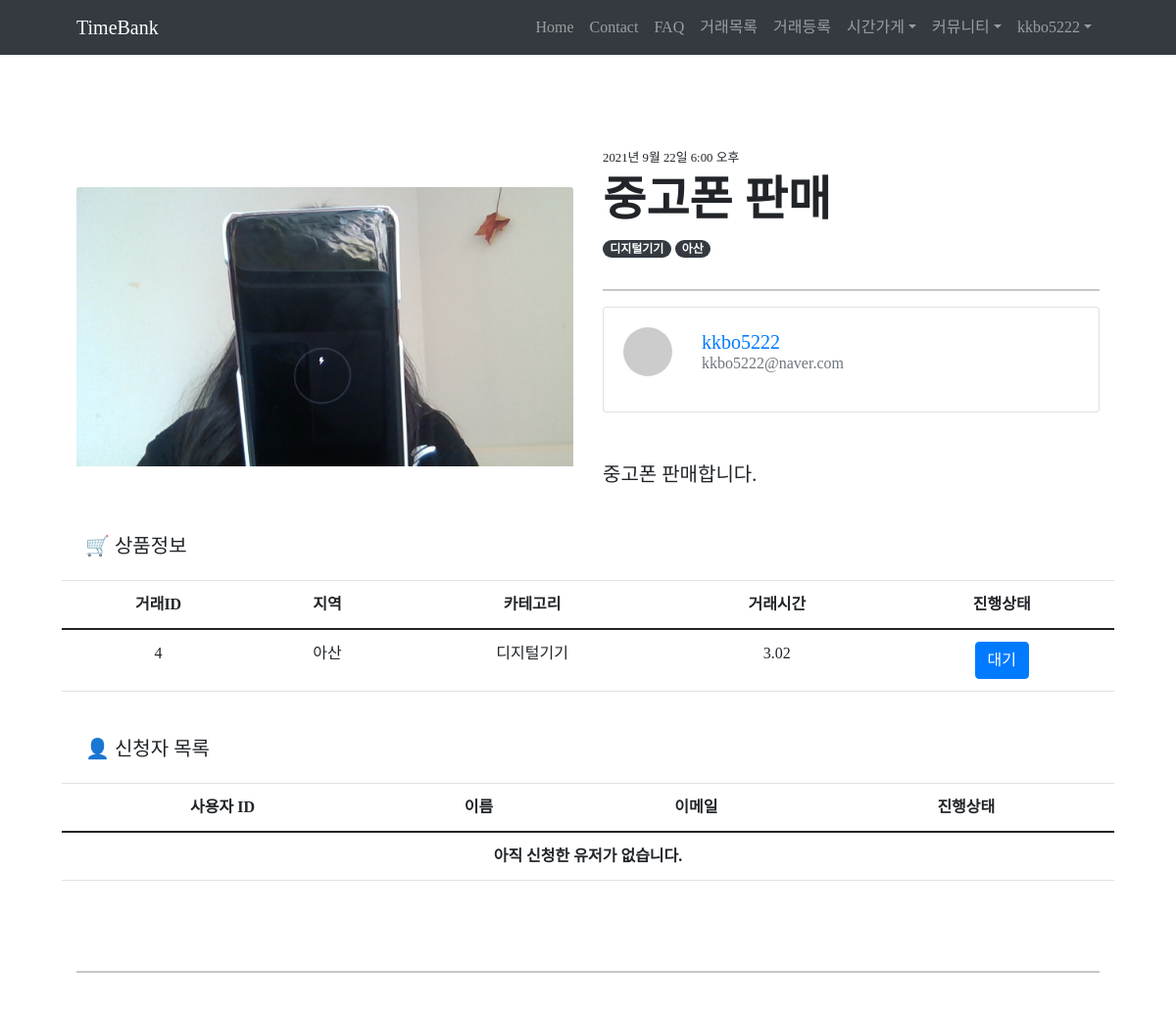
Page /shop/product_detail/4 (signed in, upper part) on the earlier database version.
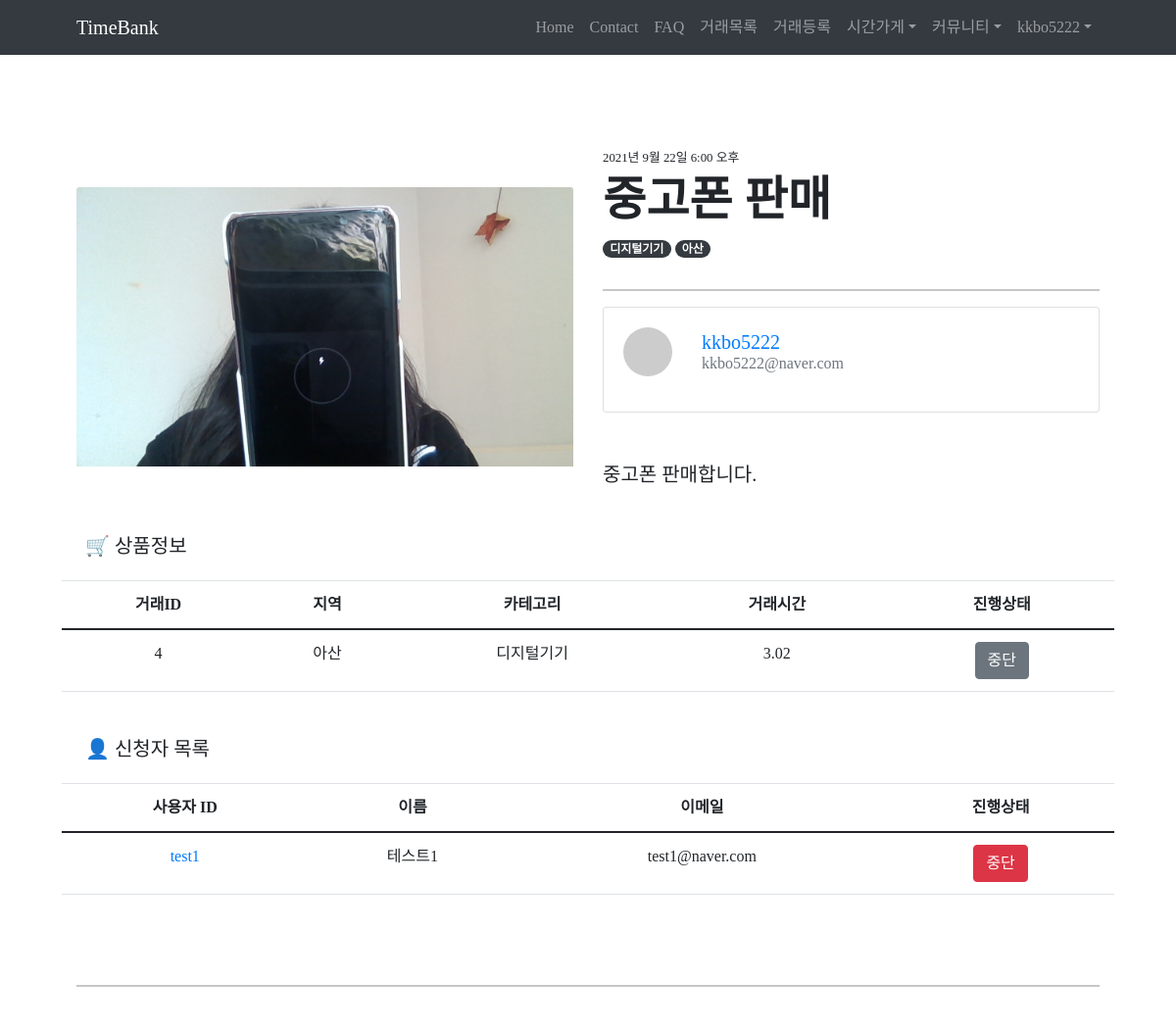
Same page on the later database version.
### TimeBank_timeshop/models.py (models this page shows, shortened)
class Product(models.Model):
    date = models.CharField(max_length=140, blank=True)
    location = models.CharField(max_length=140)
    category_list = (('디지털기기','디지털기기'),
     ('생활가전','생활가전'),
     ('가구/인테리어','가구/인테리어'),
     ('유아동','유아동'),
     ('스포츠/레저','스포츠/레저'),
     ('여성잡화','여성잡화'),
     ('여성의류','여성의류'),
     ('남성패션/잡화','남성패션/잡화'),
     ('게임/취미','게임/취미'),
     ('뷰티/미용','뷰티/미용'),
     ('반려동물용품','반려동물용품'),
     ('도서/티켓/음반','도서/티켓/음반'),
     ('식물','식물'),
     ('기타','기타'),
     ('삽니다','삽니다'),
     )
    category = models.CharField(max_length=100, choices=category_list, null=True)
    title = models.CharField(max_length=200, default='example', verbose_name='제목')
    content = models.TextField(verbose_name='내용')
    created_at = models.DateTimeField(auto_now_add=True, verbose_name='등록시간')
    tok = models.DecimalField(default=1, decimal_places=2, max_digits=5, verbose_name='거래시간')
    author = models.ForeignKey('TimeBank_account.User', on_delete=models.CASCADE, verbose_name='작성자')
    status_list = (('대기','대기'),('진행','진행'),('완료','완료'),('완료확정','완료확정'),('중단','중단'))
    status = models.CharField(max_length=50, choices=status_list, default='대기')
    respond_list = (('요청대기','요청대기'),('요청승인', '요청승인'),('요청거절','요청거절'))
    respond = models.CharField(max_length=50, choices=respond_list, verbose_name='승인상태', default='요청대기')
    applicants = models.ManyToManyField('self', blank = True, related_name='apply_user', through='Deal', symmetrical=False)
    seller = models.ForeignKey('TimeBank_account.User', on_delete=models.CASCADE, related_name='seller', verbose_name='판매자', null=True)
    buyer = models.ForeignKey('TimeBank_account.User', on_delete=models.CASCADE, related_name='buyer', verbose_name='구매자', null=True)
    image = models.ImageField(upload_to="images/", blank=True)
    class Meta:
        ordering = ['-created_at']

class Deal(models.Model):
    from_post = models.ForeignKey('TimeBank_timeshop.Product', related_name='deal_post', on_delete=models.CASCADE)
    to_user = models.ForeignKey('TimeBank_account.User', related_name='deal_user', on_delete=models.CASCADE)
    create_at = models.DateTimeField(auto_now=True)
    class Meta:
        unique_together = (('from_post', 'to_user'))

### TimeBank_account/models.py (models this page shows, shortened)
class User(AbstractUser):
    username = models.CharField(max_length=64, verbose_name='사용자ID', unique=True)
    email = models.EmailField(max_length=128, verbose_name='E-mail')
    name = models.CharField(max_length=64, verbose_name='이름')
    password = models.CharField(max_length=100, verbose_name='비밀번호')
    contact = models.CharField(max_length=150, verbose_name='연락처')
    contactCk = models.BooleanField(default=True, null=True)
    birth = models.CharField(max_length=150, verbose_name='생년월일')
    user_age = models.CharField(max_length=50, verbose_name='연령대')
    gender_choice = [('여성','여성'),('남성','남성'),('기타','기타')]
    gender = models.CharField(max_length=2, choices=gender_choice, verbose_name='성별')
    balance = models.DecimalField(decimal_places=2, max_digits=5,verbose_name='잔액', default=0)
    registered_dtn = models.DateField(auto_now_add=True, verbose_name='가입일자')
    image = models.ImageField(upload_to="images/", blank=True)
    about = models.TextField(verbose_name="소개말", blank=True)
    object = CustomUserManager()
    user_mode = [('코디네이터','코디네이터'),('사용자','사용자')]
    mode = models.CharField(max_length=60, choices=user_mode, verbose_name='유저등급', default='사용자', null=True)
    star = models.IntegerField(validators=[MinValueValidator(1), MaxValueValidator(5)], null=True, verbose_name='평균평점')
    give_list = (('청소 / 심부름','청소 / 심부름'),
     ('몸 가꾸기 / 치장하기','몸 가꾸기 / 치장하기'),
     ('수선/ 수리','수선/ 수리'),
     ('상담','상담'),
     ('이동','이동'),
     ('먹기','먹기'),
     ('교육 / 여가생활','교육 / 여가생활'),
     ('정서지지','정서지지'),
     ('돌봄','돌봄'),
     ('식물 가꾸기','식물 가꾸기'),
     ('모임 장소 대여','모임 장소 대여'),
     ('의사소통','의사소통'),
     ('건강관리','건강관리'),
     ('기타','기타'),
     )
    give = models.CharField(max_length=50, choices=give_list, verbose_name='주고싶어요', default='청소 / 심부름')
    take_list = (('청소 / 심부름','청소 / 심부름'),
     ('몸 가꾸기 / 치장하기','몸 가꾸기 / 치장하기'),
     ('수선/ 수리','수선/ 수리'),
     ('상담','상담'),
     ('이동','이동'),
     ('먹기','먹기'),
     ('교육 / 여가생활','교육 / 여가생활'),
     ('정서지지','정서지지'),
     ('돌봄','돌봄'),
     ('식물 가꾸기','식물 가꾸기'),
     ('모임 장소 대여','모임 장소 대여'),
     ('의사소통','의사소통'),
     ('건강관리','건강관리'),
     ('기타','기타'),
     )
    take = models.CharField(max_length=50, choices=take_list, verbose_name='받고싶어요', default='청소 / 심부름')
    tags = TaggableManager(verbose_name='tags', blank=True, through=TaggedProperty)
    def __str__(self):
        return self.username
    class Meta:
        db_table = 'TimeBank_user'

### TimeBank_timeshop/views.py (the view)
# urls.py: path('product_detail/<int:product_id>', product_detail, name="product_detail"),
def product_detail(request, product_id):
    product = Product.objects.get(id=product_id)
    comments = Comment.objects.filter(product=product)
    recomments = ReComment.objects.filter(comment__in=comments)
    applies = Deal.objects.filter(from_post=product)
    apply_list = Deal.objects.filter(from_post=product).values('to_user')
    apply_name = []
    for i in range(0,len(apply_list)):
        apply_name.append(apply_list[i]['to_user'])
    context = {
        'product': product,
        'comments': comments,
        'recomments': recomments,
        'applies': applies,
        'apply_name': apply_name
    }
    return render(request, 'product_detail.html', context)

### TimeBank_timeshop/templates/product_detail.html (shortened to what the changed rows need)
{% load static %}
<!DOCTYPE html>
<html lang="en">
    <head>
        <link href="https://cdn.jsdelivr.net/npm/bootstrap-icons@1.5.0/font/bootstrap-icons.css" rel="stylesheet" />
        <link href="{% static 'css/styles.css' %}" rel="stylesheet" />
        <link href="{% static 'vendor/bootstrap/css/bootstrap.min.css' %}" rel="stylesheet">
    </head>
    <body class="d-flex flex-column h-100">
        <main class="flex-shrink-0">
        <section class="py-5">
            <div class="container px-4 px-lg-5 my-5">
                <div class="row gx-4 gx-lg-5 align-items-center">
                    <div class="col-md-6"><img class="card-img-top mb-5 mb-md-0" src="{{ product.image.url }}" alt="..."></div>
                    <div class="col-md-6">
                        <div class="small mb-1">{{product.created_at}}</div>
                        <h1 class="display-5 fw-bolder">{{product.title}}</h1>
                        <p class="badge badge-dark badge-pill">{{product.category}}</p>
                        <p class="badge badge-dark badge-pill">{{product.location}}</p>
                        <hr>
                        <div class="fs-5 mb-5">
                            <div class="card">
                                <div class="card-body row">
                                  <div class="col-sm-6 col-md-8">
                                    <a href="{% url 'profile' product.author.username %}">{{product.author}}</a>
                                    <h6 class="card-subtitle mb-2 text-muted" style="padding-top: 3px;">{{product.author.email}}</h6>
                                  </div>
                                </div>
                            </div>
                        </div>
                        <p class="lead">{{product.content}}</p>
                    </div>
                    <table class="table">
                        <thead>
                          <tr>
                            <th scope="col" style="text-align: center;">거래ID</th>
                            <th scope="col" style="text-align: center;">지역</th>
                            <th scope="col" style="text-align: center;">카테고리</th>
                            <th scope="col" style="text-align: center;">거래시간</th>
                            <th scope="col" style="text-align: center;">진행상태</th>
                          </tr>
                        </thead>
                        <tbody>
                          <tr>
                            <td style="text-align: center;">{{product.id}}</th>
                            <td style="text-align: center;">{{product.location}}</td>
                            <td style="text-align: center;">{{product.category}}</td>
                            <td style="text-align: center;">{{product.tok}}</td>
                            <td style="text-align: center;">
                                {% if product.status == "대기" %}
                                    {% if request.user == product.author %}
                                        <button class="btn btn-primary">{{product.status}}</button>
                                    {% endif %}
                                {% elif product.status == "진행" %}
                                    <button class="btn btn-success">{{product.status}}</button>
                                {% elif product.status == "완료" %}
                                    <button class="btn btn-warning">매칭완료</button>
                                {% elif product.status == "완료확정" %}
                                    <button class="btn btn-warning">매칭완료</button>
                                {% else %}
                                    <button class="btn btn-secondary">{{product.status}}</button>
                                {% endif %}
                            </td>
                          </tr>
                        </tbody>
                      </table>
                    {% if request.user == product.author %}
                    <table class="table">
                        <thead>
                          <tr>
                            <th scope="col" style="text-align: center;">사용자 ID</th>
                            <th scope="col" style="text-align: center;">이름</th>
                            <th scope="col" style="text-align: center;">이메일</th>
                            <th scope="col" style="text-align: center;">진행상태</th>
                          </tr>
                        </thead>
                        <tbody>
                          {% if applies %}
                          {% for apply in applies %}
                          <tr>
                            <td style="text-align: center;"><a href="{% url 'profile' apply.to_user.username %}">{{apply.to_user.username}}</a></th>
                            <td style="text-align: center;">{{apply.to_user.name}}</td>
                            <td style="text-align: center;">{{apply.to_user.email}}</td>
                            <td style="text-align: center;">
                                {% if product.status == "대기" %}
                                    <form action="{% url 'product_choice' product.id apply.to_user.id %}" method="post">
                                        {% csrf_token %}
                                        <button name="choice" type="submit" value="{{ apply.to_user.id }}" class="btn btn-primary">선택</button>
                                    </form>
                                {% else %}
                                    {% if product.buyer == apply.to_user %}
                                        <button type="button" value="{{apply.to_user.id}}" class="btn btn-danger">중단</button>
                                    {% else %}
                                        <button type="button" value="{{ apply.to_user.id }}" class="btn btn-primary" disabled>미선택</button>
                                    {% endif %}
                                {% endif %}
                            </td>
                          </tr>
                          {% endfor %}
                          {% else %}
                          <tr>
                            <th colspan="7" style="text-align: center;">아직 신청한 유저가 없습니다.</th>
                          </tr>
                          {% endif %}
                        </tbody>
                      </table>
                    {% endif %}
                </div>
                </div>
                </section>
    </body>
</html>

Differences in the rows shown:
changed Product "중고폰 판매": status "대기" → "중단"
added Deal: to_user.username "test1", to_user.name "테스트1", to_user.email "test1@naver.com"
Other differences:
text no longer shown: "아직 신청한 유저가 없습니다."
